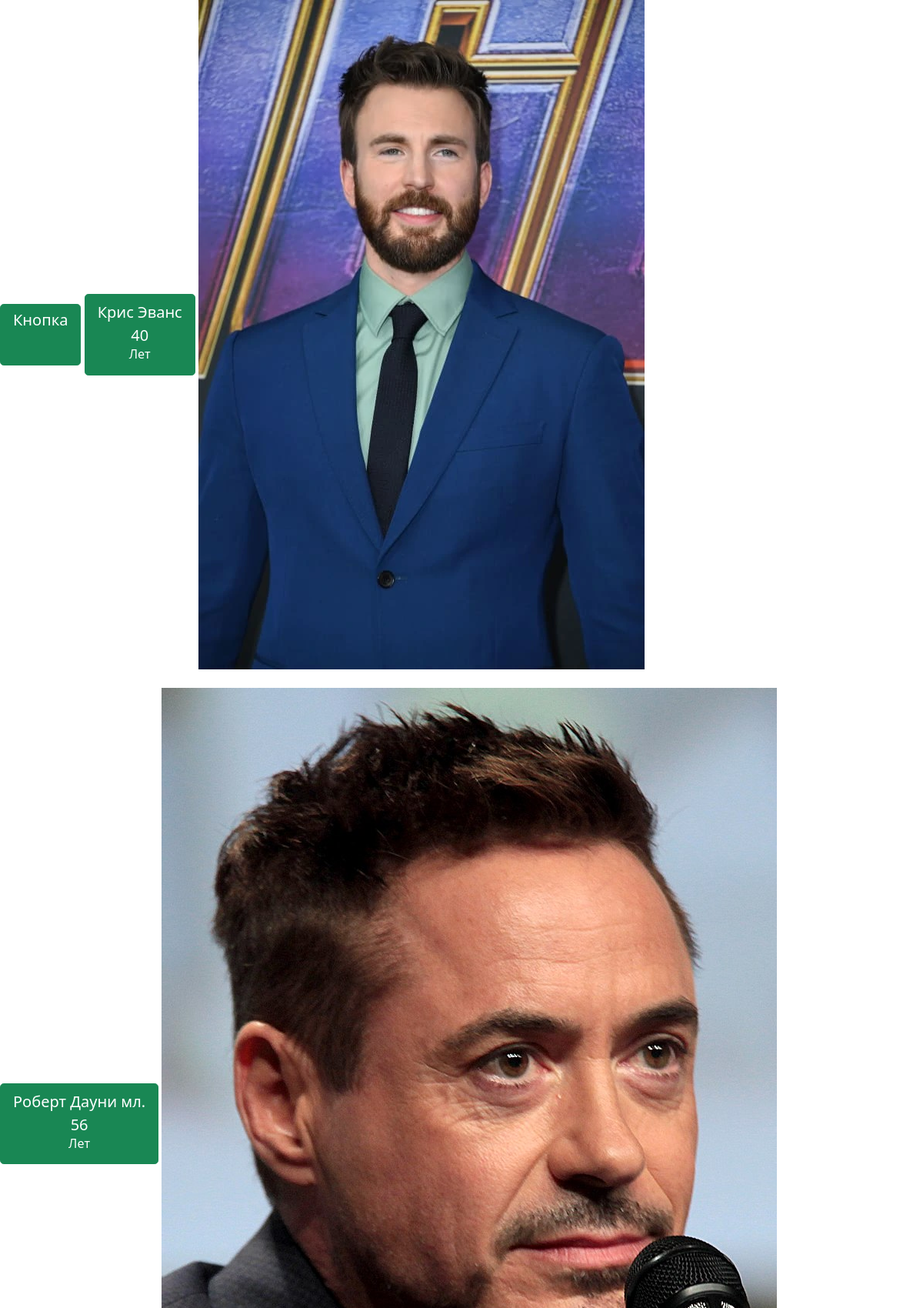
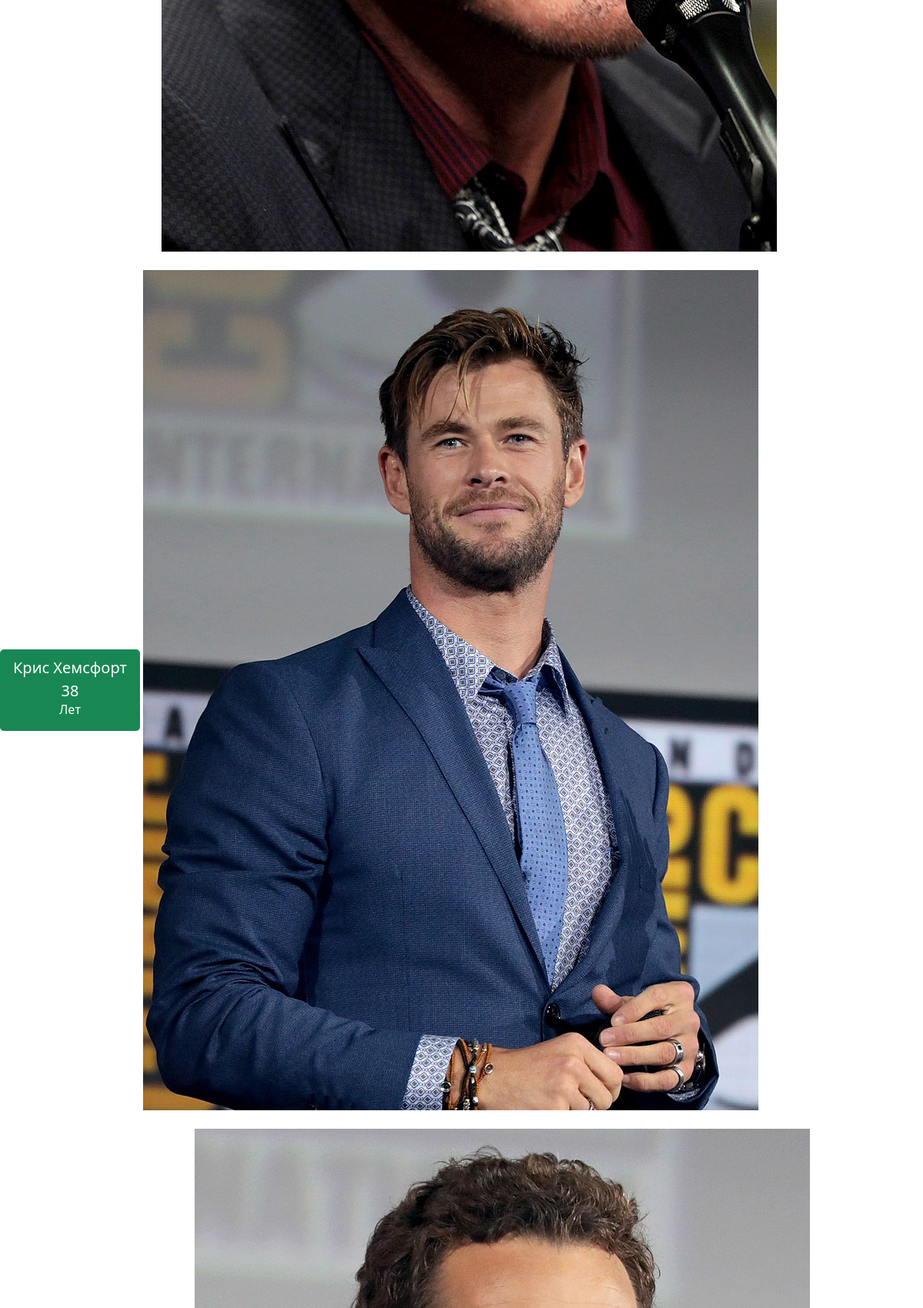
The app's page /base/ (upper part) with its own data (2 pictures, top to bottom).
### Marvels_Studio/models.py (models this page shows, shortened)
class Actor(models.Model):
	name = models.CharField('Имена актёров', max_length=150)
	age = models.PositiveSmallIntegerField('Возраст актёров', default=0)
	description = models.TextField('Описание', max_length=1500)
	image = models.ImageField('Фотография актёра', upload_to='actor/', default='default title')
	class Meta:
		verbose_name = "Актёр"
		verbose_name_plural = "Актёры"

### Marvels_Studio/views.py (the view)
# urls.py: path('base/', views.base.as_view(), name='base'),
class base(View):
	def get(self, request):
		actor = Actor.objects.all()
		return render(request, 'movies/base.html', {'actor_list': actor})

### Marvels_Studio/templates/movies/base.html (shortened to what this page needs)
<!DOCTYPE html>
{% load static %}
<html lang="en">
<head>
    <link rel="stylesheet" href="https://cdn.jsdelivr.net/npm/bootstrap@5.1.3/dist/css/bootstrap.min.css">
</head>
<body>
<div class="btn btn-success btn-lg">
    <h5>Кнопка</h5><br>
</div>
{% for Actor in actor_list %}
<div class="btn btn-success btn-lg">
    {{Actor.name}}<br>
    {{Actor.age}} <h6>Лет</h6>
</div>
 <img src="{{ Actor.image.url}}" class="img-fluid" alt=""><br>
{{Movie.actors.url}}<br>
{% endfor %}
</body>
</html>

### records on screen
Actor: name "Крис Эванс", age "40", image (picture)
Actor: name "Роберт Дауни мл.", age "56", image (picture)
Actor: name "Крис Хемсфорт", age "38", image (picture)
Actor: image (picture)
